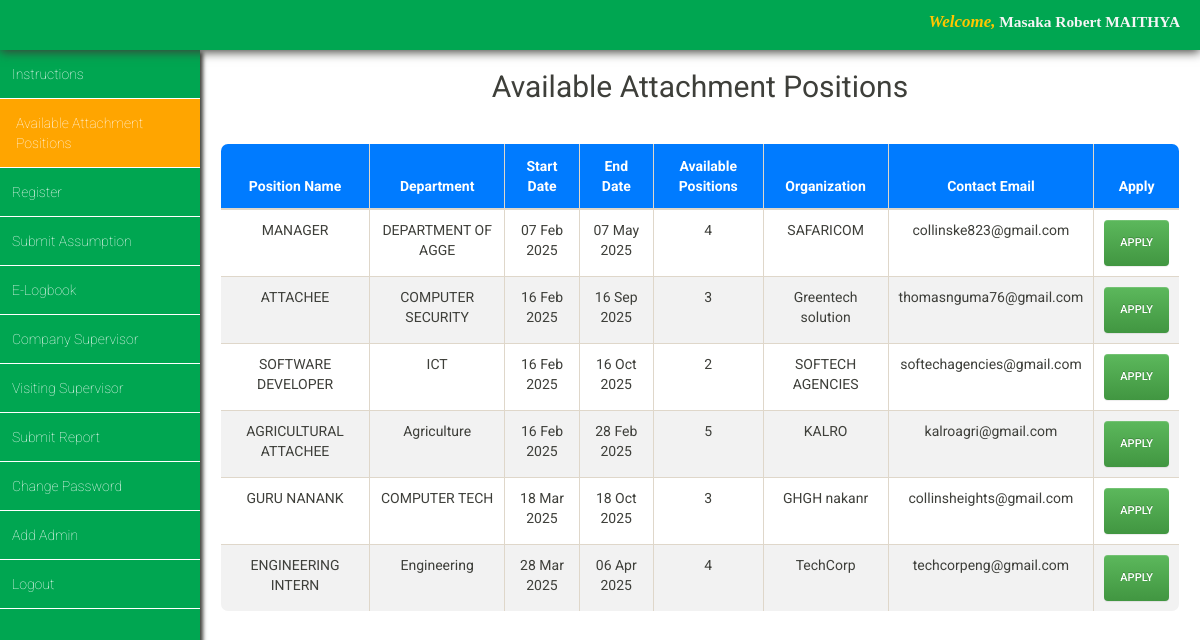
Screenshot of /iasms/view_position.php (signed in) with the database file from the repository.
### tables this page shows
CREATE TABLE `attachment_positions` (
  `id` int(11) NOT NULL,
  `position_name` varchar(255) NOT NULL,
  `department` varchar(255) NOT NULL,
  `start_date` date NOT NULL,
  `end_date` date NOT NULL,
  `description` text NOT NULL,
  `available_positions` int(11) NOT NULL,
  `organization_name` varchar(255) NOT NULL,
  `organization_email` varchar(255) NOT NULL,
  `status` enum('Active','Inactive') NOT NULL DEFAULT 'Active',
  `created_at` timestamp NOT NULL DEFAULT current_timestamp()
);

### iasms/view_position.php (the view, shortened to what this page needs)
<?php
include 'database_connection/database_connection.php';
$sql = "SELECT * FROM attachment_positions WHERE status = 'active' AND available_positions > 0";
$result = mysqli_query($conn, $sql);
$student_fname = $_COOKIE["student_first_name"] ?? 'Student';
$student_lname = $_COOKIE["student_last_name"] ?? 'User';
?>
<!DOCTYPE html>
<html lang="en">
<head>
  <link rel="stylesheet" href="../css/bootstrap.min.css" />
  <link rel="stylesheet" href="../css/bootstrap-theme.min.css" />
  <link rel="stylesheet" href="../css/bootstrap-select.css" />
  <link rel="stylesheet" href="../css/main_page_style.css" />
  <link rel="stylesheet" href="register_page.css" />
  <link rel="stylesheet" href="https://cdn.jsdelivr.net/npm/datatables@1.10.25/css/jquery.dataTables.min.css" />
</head>
<body>
  <div id="top-navigation">
    <div id="student_name">
      <span style="color:rgb(255, 198, 0); font-size:1.1em;"><em>Welcome,</em></span>
      <span style="font-family:serif;"><?php echo "$student_fname $student_lname"; ?></span>
    </div>
  </div>
  <div id="left_side_bar">
    <ul id="menu_list">
      <a class="menu_items_link" href="../instructions_page/instructions_page.php">
        <li class="menu_items_list">Instructions</li>
      </a>
      <a class="menu_items_link" href="../view_position.php">
        <li class="menu_items_list" style="background-color:orange;padding-left:16px">Available Attachment Positions
        </li>
      </a>
      <a class="menu_items_link" href="../Register_Page/register_page.php">
        <li class="menu_items_list">Register</li>
      </a>
      <a class="menu_items_link" href="../student_assumption/student_assumption.php">
        <li class="menu_items_list">Submit Assumption</li>
      </a>
      <a class="menu_items_link" href="../e-logbook/elogbook.php">
        <li class="menu_items_list">E-Logbook</li>
      </a>
      <a class="menu_items_link" href="../company_supervisor/company_supervisor_login.php">
        <li class="menu_items_list">Company Supervisor</li>
      </a>
      <a class="menu_items_link" href="../visiting_supervisor/visiting_supervisor_login.php">
        <li class="menu_items_list">Visiting Supervisor</li>
      </a>
      <a class="menu_items_link" href="../submit_report/submit_report.php">
        <li class="menu_items_list">Submit Report</li>
      </a> <a class="menu_items_link" href="admin/change_password/change_password.php">
        <li class="menu_items_list">Change Password</li>
      </a>
      <a class="menu_items_link" href="../../add_admin.php">
        <li class="menu_items_list">Add Admin</li>
      </a>
      <a class="menu_items_link" href="../index.php">
        <li class="menu_items_list">Logout</li>
      </a>
    </ul>
  </div>
  <div id="main_content">
    <h2 class="text-center">Available Attachment Positions</h2>
    <div class="table-responsive">
      <table id="positionsTable" class="table table-bordered">
        <thead>
          <tr>
            <th>Position Name</th>
            <th>Department</th>
            <th>Start Date</th>
            <th>End Date</th>
            <th>Available Positions</th>
            <th>Organization</th>
            <th>Contact Email</th>
            <th>Apply</th>
          </tr>
        </thead>
        <tbody>
          <?php while ($row = mysqli_fetch_assoc($result)) { ?>
          <tr>
            <td><?php echo $row['position_name']; ?></td>
            <td><?php echo $row['department']; ?></td>
            <td><?php echo date("d M Y", strtotime($row['start_date'])); ?></td>
            <td><?php echo date("d M Y", strtotime($row['end_date'])); ?></td>
            <td><?php echo $row['available_positions']; ?></td>
            <td><?php echo $row['organization_name']; ?></td>
            <td>
              <span data-toggle="tooltip" title="Click to contact the organization">
                <?php echo $row['organization_email']; ?>
              </span>
            </td>
            <td>
              <a href="../apply_position.php?position_id=<?php echo $row['id']; ?>" class="btn btn-success">Apply</a>
            </td>
          </tr>
          <?php } ?>
        </tbody>
      </table>
    </div>
  </div>
</body>
</html>

### iasms/css/main_page_style.css (style rules this page uses)
* { margin: 0; padding: 0; }
#top-navigation { position: fixed; width: 100%; height: 50px; background-color: #00a651; box-shadow: 0 2px 10px; z-index: 4; }
#top-navigation #student_name { color: whitesmoke; float: right; margin-right: 20px; font-size: 1.1em; font-weight: bold; margin-top: 10px; font-family: serif; }
#left_side_bar { height: 92vh; float: left; margin-top: 50px; overflow: auto; background-color: #00a651; position: fixed; box-shadow: 3px 2px 4px; width: 200px; z-index: 2; }
#left_side_bar #menu_list a { text-decoration: none; color: white; font-size: 1em; }
#left_side_bar #menu_list li { text-decoration-style: none; padding: 14px 10px 14px 12px; border-bottom: 1px solid white; font-weight: lighter; }
#main_content { background-color: white; margin-top: 50px; float: right; padding-left: 200px; width: 100%; height: 92vh; overflow-y: auto; overflow-x: auto; }
@media only screen and (min-width: 320px) { #left_side_bar { width: 160px; } }
@media only screen and (min-width: 320px) { #left_side_bar #menu_list a { font-size: .8em; } }
@media only screen and (min-width: 320px) { #left_side_bar #menu_list li { padding: 14px 10px 14px 8px; } }
@media only screen and (min-width: 320px) { #main_content { padding-left: 160px; } }
@media only screen and (min-width: 480px) { #left_side_bar { width: 160px; } }
@media only screen and (min-width: 480px) { #left_side_bar #menu_list a { font-size: .8em; } }
@media only screen and (min-width: 480px) { #left_side_bar #menu_list li { padding: 14px 10px 14px 8px; } }
@media only screen and (min-width: 480px) { #main_content { padding-left: 160px; } }
@media only screen and (min-width: 992px) { #left_side_bar { width: 200px; } }
@media only screen and (min-width: 992px) { #left_side_bar #menu_list a { font-size: 1em; } }
@media only screen and (min-width: 992px) { #left_side_bar #menu_list li { padding: 14px 10px 14px 12px; } }
@media only screen and (min-width: 992px) { #main_content { padding-left: 200px; } }
@media only screen and (min-width: 1200px) { #left_side_bar { width: 200px; } }
@media only screen and (min-width: 1200px) { #left_side_bar #menu_list a { font-size: 1em; } }
@media only screen and (min-width: 1200px) { #left_side_bar #menu_list li { padding: 14px 10px 14px 12px; } }
@media only screen and (min-width: 1200px) { #main_content { padding-left: 200px; } }

### iasms/view_position.php (style rules this page uses)
#positionsTable { width: 100%; border-collapse: collapse; border-radius: 8px; overflow: hidden; }
#positionsTable th { background-color: #007BFF; color: white; text-align: center; padding: 12px; }
#positionsTable td { text-align: center; padding: 10px; font-size: 14px; }
#positionsTable tr:nth-child(even) { background-color: #f2f2f2; }
.table-responsive { padding: 20px; margin-top: 20px; }

### rows the page displays
attachment_positions: position_name "MANAGER", department "DEPARTMENT OF AGGE", start_date "07 Feb 2025", end_date "07 May 2025", available_positions "4", organization_name "SAFARICOM", organization_email "collinske823@gmail.com"
attachment_positions: position_name "ATTACHEE", department "COMPUTER SECURITY", start_date "16 Feb 2025", end_date "16 Sep 2025", available_positions "3", organization_name "Greentech solution", organization_email "thomasnguma76@gmail.com"
attachment_positions: position_name "SOFTWARE DEVELOPER", department "ICT", start_date "16 Feb 2025", end_date "16 Oct 2025", available_positions "2", organization_name "SOFTECH AGENCIES", organization_email "softechagencies@gmail.com"
attachment_positions: position_name "AGRICULTURAL ATTACHEE", department "Agriculture", start_date "16 Feb 2025", end_date "28 Feb 2025", available_positions "5", organization_name "KALRO", organization_email "kalroagri@gmail.com"
attachment_positions: position_name "GURU NANANK", department "COMPUTER TECH", start_date "18 Mar 2025", end_date "18 Oct 2025", available_positions "3", organization_name "GHGH nakanr", organization_email "collinsheights@gmail.com"
attachment_positions: position_name "ENGINEERING INTERN", department "Engineering", start_date "28 Mar 2025", end_date "06 Apr 2025", available_positions "4", organization_name "TechCorp", organization_email "techcorpeng@gmail.com"

### other values shown
$student_fname "Masaka Robert"
$student_lname "MAITHYA"
